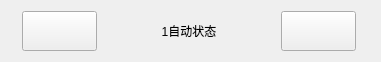
    <widget class="QWidget" name="layoutWidget">
     <property name="geometry">
      <rect>
       <x>0</x>
       <y>0</y>
       <width>381</width>
       <height>42</height>
      </rect>
     </property>
     <layout class="QHBoxLayout" name="horizontalLayout_2">
      <item>
       <widget class="QPushButton" name="btnLast">
        <property name="minimumSize">
         <size>
          <width>75</width>
          <height>40</height>
         </size>
        </property>
        <property name="maximumSize">
         <size>
          <width>70</width>
          <height>40</height>
         </size>
        </property>
        <property name="styleSheet">
         <string notr="true"/>
        </property>
        <property name="text">
         <string/>
        </property>
        <property name="icon">
         <iconset resource="images.qrc">
          <normaloff>:/images/switch_left.png</normaloff>:/images/switch_left.png</iconset>
        </property>
        <property name="iconSize">
         <size>
          <width>32</width>
          <height>32</height>
         </size>
        </property>
       </widget>
      </item>
      <item>
       <widget class="QLabel" name="labelState">
        <property name="minimumSize">
         <size>
          <width>150</width>
          <height>40</height>
         </size>
        </property>
        <property name="maximumSize">
         <size>
          <width>150</width>
          <height>40</height>
         </size>
        </property>
        <property name="text">
         <string>1自动状态</string>
        </property>
        <property name="alignment">
         <set>Qt::AlignCenter</set>
        </property>
       </widget>
      </item>
      <item>
       <widget class="QPushButton" name="btnNext">
        <property name="minimumSize">
         <size>
          <width>75</width>
          <height>40</height>
         </size>
        </property>
        <property name="maximumSize">
         <size>
          <width>70</width>
          <height>40</height>
         </size>
        </property>
        <property name="styleSheet">
         <string notr="true"/>
        </property>
        <property name="text">
         <string/>
        </property>
        <property name="icon">
         <iconset resource="images.qrc">
          <normaloff>:/images/switch_right.png</normaloff>:/images/switch_right.png</iconset>
        </property>
        <property name="iconSize">
         <size>
          <width>32</width>
          <height>32</height>
         </size>
        </property>
       </widget>
      </item>
     </layout>
    </widget>
